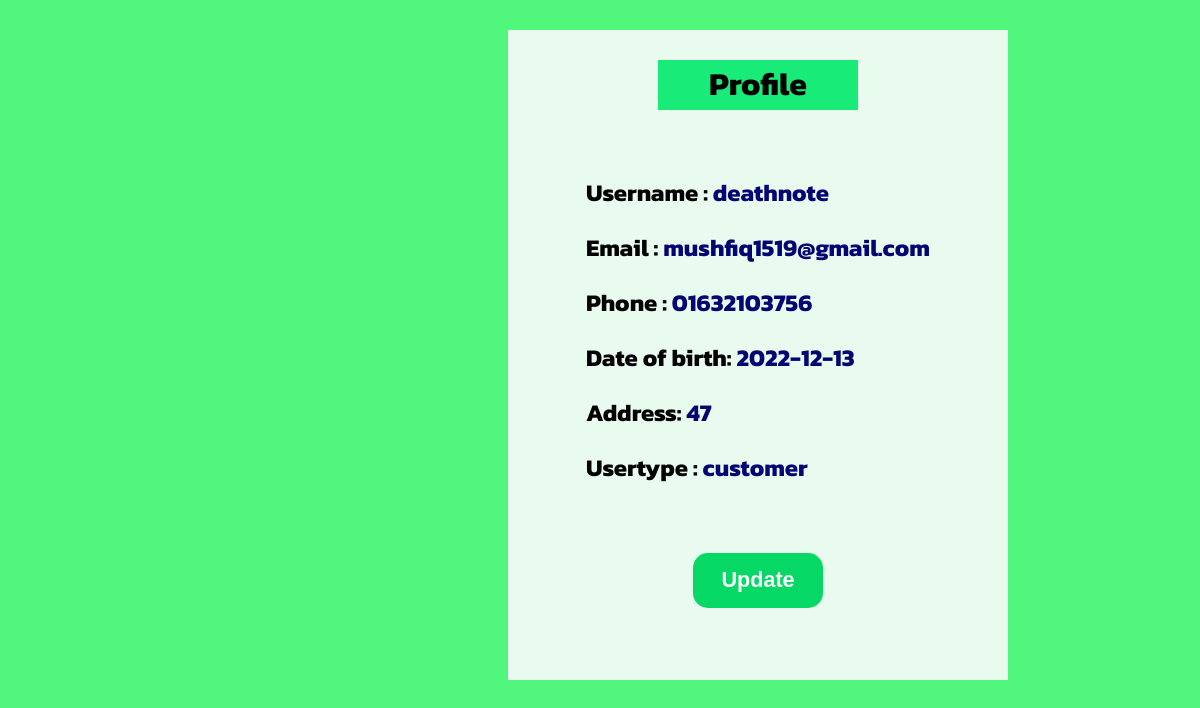
Screenshot of /view/profile.php (signed in) with the database file from the repository.
### tables this page shows
CREATE TABLE `users` (
  `id` int(100) NOT NULL,
  `username` varchar(100) NOT NULL,
  `email` varchar(100) NOT NULL,
  `phone` varchar(100) NOT NULL,
  `dob` varchar(100) NOT NULL,
  `address` varchar(150) NOT NULL,
  `usertype` varchar(100) NOT NULL,
  `userpassword` varchar(100) NOT NULL,
  `confirmpassword` varchar(100) NOT NULL
);

### View/profile.php (the view, shortened to what this page needs)
<?php
if (isset($_SESSION['flag'])) {
    $conn = getConnection();
    $email = $_SESSION['email'];
    $sql = "select * from users where email='$email'";
    $result = mysqli_query($conn, $sql);
    $row = mysqli_fetch_assoc($result);
?>
    <!DOCTYPE html>
    <html lang="en">
    <head>
        <link rel="stylesheet" href="../View/profile1.css">
    </head>
    <body>
        <div class="card">
            <div class="">
                <center>
                    <h1>Profile</h1>
                </center><br>
                <h2>Username : <span id="hoho"><?= $row['username'] ?></span> </h2>
                <h2>Email : <span id="hoho"><?= $row['email'] ?></span> </h2>
                <h2>Phone : <span id="hoho"><?= $row['phone'] ?></span> </h2>
                <h2>Date of birth: <span id="hoho"> <?= $row['dob'] ?></span> </h2>
                <h2>Address: <span id="hoho"><?= $row['address'] ?></span> </h2>
                <h2>Usertype : <span id="hoho"><?= $row['usertype'] ?></span> </h2>
                <br><br>
                <center><button><a href="../view/updateprofile.php?edit=<?php echo $row['id']; ?>">Update</a></button></center>
            </div>
        </div>
    </body>
    </html>
<?php
}
?>

### View/profile1.css (style rules this page uses)
.card { margin-top: 30px; height: 650px; width: 500px; background-color: rgb(233, 251, 238); display: flex; justify-content: center; margin-left: 500PX; }
body { background-color:hsl(136, 90%, 64%); font-family: 'Kanit', sans-serif; }
#hoho { color: rgb(4, 4, 114); }
h1 { margin-top: 30px; height: 50PX; width: 200px; background-color: rgb(24, 235, 119); }
button { background-color: rgb(6, 216, 101); border: none; height: 55px; width: 130px; border-radius: 15px; color: rgb(255, 255, 255); font-size: large; font-weight: bold; }
button a { color: #fbfffe; text-decoration: none; font-size: larger; }

### rows the page displays
users: username "deathnote", email "mushfiq1519@gmail.com", phone "01632103756", dob "2022-12-13", address "47", usertype "customer"
